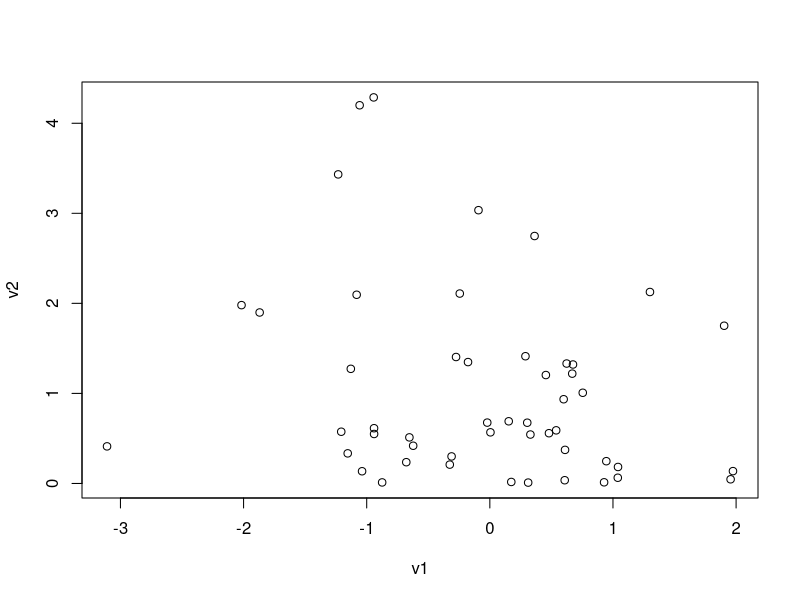
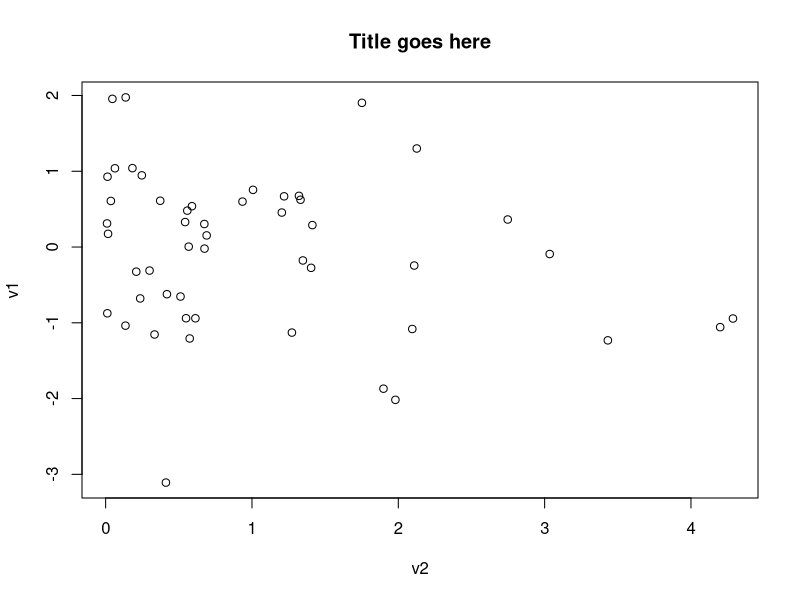
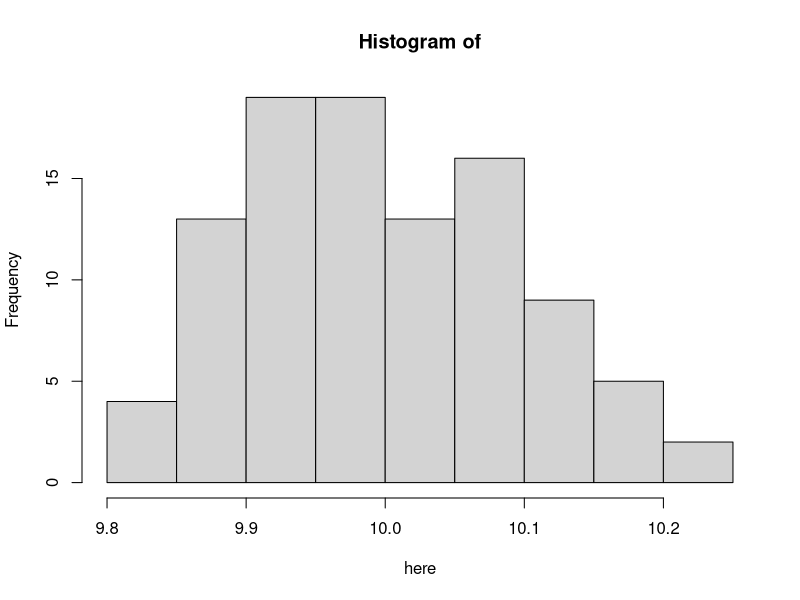

Here is the R script that generated these plots, in order:
# draw from 2 distributions normal and exponential; 50 observations each

a<-rnorm(5)
b<-1:5

v1<-rnorm(50)
v2<-rexp(50)
v1
plot(v1,v2)
plot(v2,v1, main="Title goes here")

# histogram of 100 draws from normal  mean 10 sd of 0.1 with x-axis labeled
a<-rnorm(
  100,
  mean=10,
  sd=0.1)
hist(a, main = "Histogram of", xlab = 'here')
